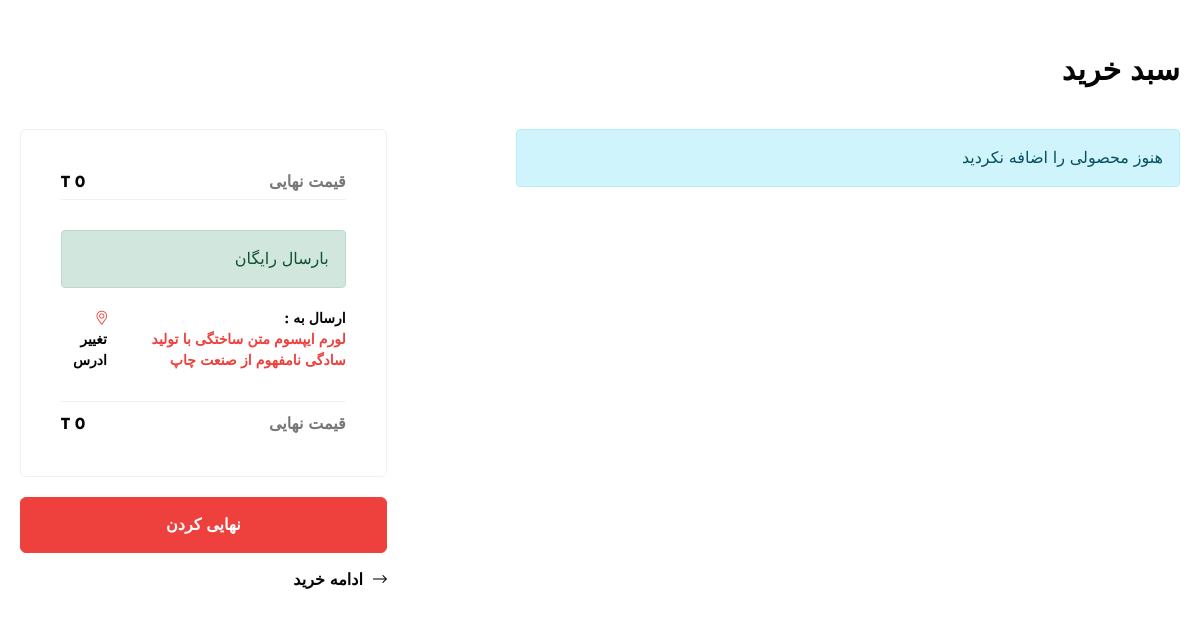
Page /order/User-basket-details/ (signed in) on the earlier database version.
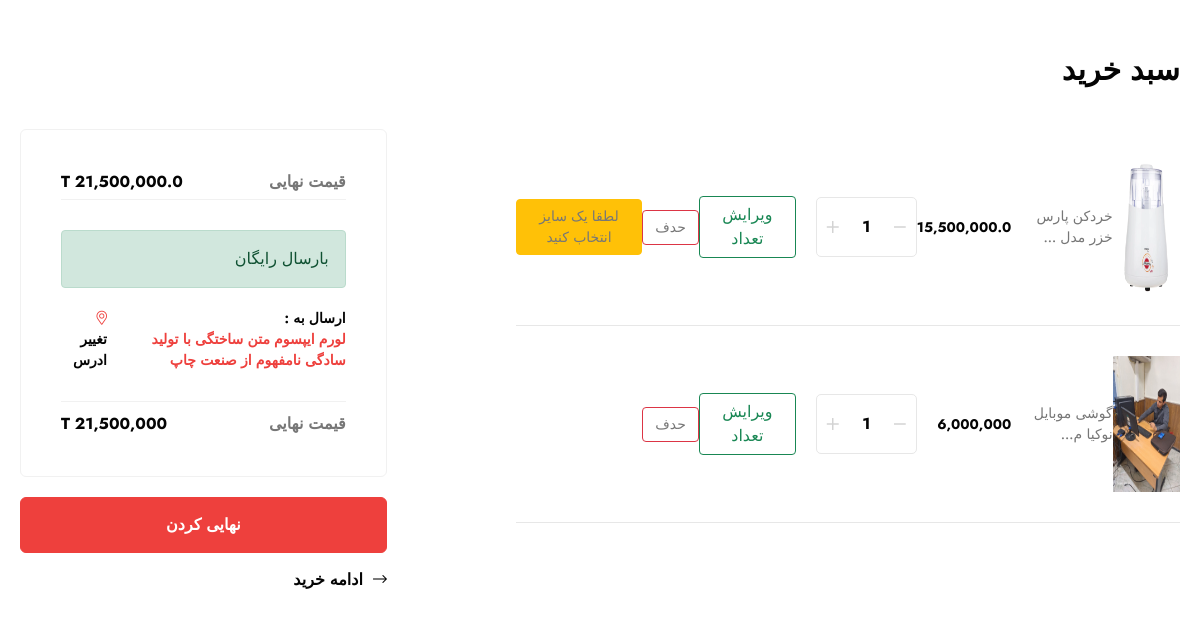
Same page on the later database version.
### AESOrder/models.py (models this page shows, shortened)
class Order(models.Model):
    user = models.ForeignKey(User, on_delete=models.CASCADE, related_name='orders', verbose_name='کاربر')
    created = models.DateTimeField(auto_now_add=True, verbose_name='زمان ساختن')
    is_active = models.BooleanField(default=True, verbose_name='فعال بودن')
    is_paid = models.BooleanField(default=False, verbose_name='پرداخت شده')
    payment_code = models.CharField(max_length=100, verbose_name='کد پرداخت', null=True, blank=True, )
    payment_date = models.DateField(null=True, blank=True, verbose_name='تاریخ پرداخت')
    total_price = models.BigIntegerField(default=0, verbose_name='قیمت نهایی کل')
    send_price = models.BigIntegerField(default=0, verbose_name='قیمت ارسال')
    is_complete = models.BooleanField(default=False, verbose_name='تکمیل توسط کاربر') # for send to admin
    active = OrderManager()
    objects = models.Manager()
    def get_final_price(self):
        total_price = 0
        if self.is_paid:
            for detail in self.details.all():
                total_price += detail.FinalPrice * detail.count
        else:
            for detail in self.details.all():
                if detail.product.off is not None or int(detail.product.off if detail.product.off is not None else 0) > 0:
                    total_price += (detail.product.price * (1 - (detail.product.off/100) )) * detail.count
                else:
                    total_price += detail.product.price * detail.count
        return total_price
    class Meta:
        verbose_name = 'سبد خرید'
        verbose_name_plural = 'سبد های خرید'

class OrderDetail(models.Model):
    order = models.ForeignKey(Order, on_delete=models.CASCADE, related_name='details', verbose_name='سبد خرید')
    product = models.ForeignKey(Product, on_delete=models.CASCADE, related_name='orderDetails', verbose_name='محصول')
    FinalPrice = models.IntegerField(null=True, blank=True, verbose_name='قیمت نهایی')
    count = models.IntegerField(null=True, blank=True, verbose_name='تعداد')
    size = models.CharField(max_length=100, null=True, blank=True, verbose_name='سایز')
    is_active = models.BooleanField(default=True, verbose_name='فعال بودن')
    created = models.DateTimeField(auto_now_add=True, verbose_name='زمان ساختن')
    objects = models.Manager()
    active = OrderDetailManager()
    class Meta:
        verbose_name = 'جزییات سبد خرید'
        verbose_name_plural = 'جزییات سبد های خرید'

### AESAccount/models.py (models this page shows, shortened)
class User(AbstractUser):
    username_validator = ASCIIUsernameValidator()
    avatar = models.ImageField(upload_to='user/avatar', null=True, blank=True, verbose_name='پروفایل')
    addr = models.TextField(null=True, blank=True, verbose_name='ادرس')
    phone = models.IntegerField(null=True, blank=True, verbose_name='شماره موبایل')
    email_verified = models.BooleanField(default=False, verbose_name='فعال بودن ایمیل')
    is_active = models.BooleanField(default=False, verbose_name='فعال بودن کاربر')
    is_delete = models.BooleanField(default=False, verbose_name='حذف کاربر')
    post = models.CharField(null=True, blank=True, verbose_name='کد پستی', max_length=80)
    email_validation_code = models.CharField(null=True, blank=True, verbose_name='کد ایمیل', max_length=80)
    class Meta:
        verbose_name = 'کاربر'
        verbose_name_plural = 'کاربران'

### AESProduct/models.py (models this page shows, shortened)
class Product(models.Model):
    title = models.CharField(max_length=100, verbose_name='عنوان محصول')
    description = models.TextField(verbose_name='توضیحات')
    short_description = models.TextField(verbose_name='توضیحات کوتاه')
    price = models.IntegerField(verbose_name='قیمت (تومان)')
    stock = models.IntegerField(verbose_name='موجودی')
    image = models.ImageField(upload_to='products/', verbose_name='عکس')
    rating = models.IntegerField(null=True, blank=True, default=0,
                                 validators=[MinValueValidator(0), MaxValueValidator(5)], verbose_name='میانگین ریت ها')
    more_details = models.TextField(verbose_name='توضیحات اضافی', null=True, blank=True)
    created_at = models.DateTimeField(auto_now_add=True, editable=False)
    update_at = models.DateTimeField(auto_now_add=True, verbose_name='تاریخ بروز رسانی')
    slug = models.SlugField(verbose_name='نام در url (باید انگلیسی باشد)')
    is_active = models.BooleanField(default=True, verbose_name='فعال')
    is_delete = models.BooleanField(default=False, verbose_name='حذف')
    off = models.FloatField(null=True, blank=True, verbose_name='تخفیف',
                            validators=[MinValueValidator(1), MaxValueValidator(100)])
    new = models.BooleanField(default=False, verbose_name='جدید')
    has_size = models.BooleanField(default=False, verbose_name="داشتن سایز برای محصول")
    active = ProductManager()
    class Meta:
        verbose_name = 'محصول'
        verbose_name_plural = 'محصول ها'

### AESOrder/views.py (the view)
# urls.py: path('User-basket-details/', User_basket_details, name='User.basket.details'),
@login_required
def User_basket_details(request):
    user = request.user
    order = Order.active.get_or_create(user=user, is_complete=False, is_paid=False)[0]
    order_detail = OrderDetail.active.filter(order=order).prefetch_related('product').all()
    context = {
        'order_detail': order_detail,
        'order': order
    }
    return render(request, 'AESOrder/cart.html', context)

### AESOrder/models.py (called while the page is built)
    def get_queryset(self):
        return super().get_queryset().filter(is_active=True, is_paid=False)

    def get_queryset(self):
        return super().get_queryset().filter(is_active=True)

### AESProduct/templatetags/Ptags.py (called while the page is built)
@register.filter
def tdc(value: int):
    return ('{:,}'.format(value))

@register.filter
def discount(price: int, discount: int):
    discount_price = price * (discount / 100)
    return '{:,}'.format(price - discount_price)

@register.filter
def Sum(a, b):
    return '{:,}'.format(a + b)

### templates/AESOrder/cart.html (shortened to what this page needs)
{% extends 'Layouts/Base.html' %}
{% load Ptags %}
{% block content %}
    <div class="rts-cart-section">
        <div class="container">
            <h4 class="section-title">سبد خرید</h4>
            <div class="row justify-content-between">
                <div class="col-xl-7">
                    <div class="cart-table-area">
                        <table class="table table-bordered table-hover">
                            <tbody>
                            {% if not order_detail %}
                                <div class="alert alert-info">
                                    هنوز محصولی را اضافه نکردید
                                </div>
                            {% endif %}
                            {% for detail in order_detail %}
                                <tr>
                                    <td>
                                        <a href="{% url 'product.details.product' pk=detail.product.id %}">
                                            <div class="product-thumb">
                                                <img src="{{ detail.product.image.url }}"
                                                     alt="product-thumb" height="136px" width="120px">
                                            </div>
                                        </a>
                                    </td>
                                    <td>
                                        <a href="{% url 'product.details.product' pk=detail.product.id %}">
                                            <div class="product-title-area">
                                                <span class="pretitle">{{ detail.product.title|truncatechars:20 }}</span>
                                            </div>
                                        </a>
                                    </td>
                                    <td>
                                        {% if detail.product.off %}
                                            <span class="product-price">{{ detail.product.price|discount:detail.product.off }}</span>
                                        {% else %}
                                            <span class="product-price">{{ detail.product.price|tdc }}</span>
                                        {% endif %}
                                    </td>
                                    <td>
                                        <form action="{% url 'User.change.count.basket.details' %}" method="post">
                                            <div class="cart-edit">
                                                <div class="quantity-edit">
                                                    <button type="button" onclick="" class="button"><i
                                                            class="fal fa-minus minus"></i></button>
                                                    <input type="text" id="counterCarPage" class="input"
                                                           value="{{ detail.count }}" name="count"/>
                                                    <button type="button" onclick="" class="button plus">+<i
                                                            class="fal fa-plus plus"></i></button>
                                                </div>
                                            </div>
                                    </td>
                                    <td>
                                        <button type="submit" onclick="" class="btn btn-outline-success">ویرایش تعداد
                                        </button>
                                    </td>
                                    <td class="last-td">
                                        <form action="{% url 'User.remove.basket.details' %}" method="post">
                                            <button class="remove-btn btn btn-outline-danger">حدف</button>
                                        </form>
                                    </td>
                                    {% if detail.product.has_size %}
                                        {% if detail.size %}
                                            <td class="last-td">
                                                <a href="{% url 'product.details.product' pk=detail.product.id %}">
                                                    <button class="remove-btn btn btn-info">
                                                        سایز : {{ detail.size }}
                                                    </button>
                                                </a>
                                            </td>
                                        {% else %}
                                            <td class="last-td">
                                                <a href="{% url 'product.details.product' pk=detail.product.id %}">
                                                    <button class="remove-btn btn btn-warning">لطقا یک سایز انتخاب
                                                        کنید
                                                    </button>
                                                </a>
                                            </td>
                                        {% endif %}
                                    {% endif %}
                                </tr>
                            {% endfor %}
                            </tbody>
                        </table>
                    </div>
                </div>
                <div class="col-xl-4">
                    <div class="checkout-box">
                        <div class="checkout-box-inner">
                            <div class="subtotal-area">
                                <span class="title">قیمت نهایی</span>
                                <span class="subtotal-price">T {{ order.get_final_price|tdc }}  </span>
                            </div>
                            <div class="shipping-check">
                                <div class="check-options">
                                    {% if order.send_price > 0 %}
                                        <div class="alert alert-info">
                                            <p>
                                                هزینه ارسال : {{ order.send_price|tdc }} تومان
                                            </p>
                                        </div>
                                    {% else %}
                                        <div class="alert alert-success">
                                            بارسال رایگان
                                        </div>
                                    {% endif %}
                                </div>
                            </div>
                            <div class="shipping-location">
                                <span class="shipping-to">ارسال به : <span>{{ request.user.addr }}</span></span>
                                <span class="change-address"><i
                                        class="fal fa-map-marker-alt mr--5"></i>
                                <a href="{% url 'Dashboard.account' %}">
                                    تغییر ادرس
                                </a>
                                </span>
                            </div>
                            <div class="total-area">
                                <span class="title">قیمت نهایی</span>
                                <span class="total-price">T {{ order.total_price|Sum:order.send_price }}</span>
                            </div>
                        </div>
                        <a href="{% url 'User.complete.order' %}" class="procced-btn">
                            نهایی کردن
                        </a>
                        <a href="{% url 'product.list.product' %}" class="continue-shopping"><i
                                class="fal fa-long-arrow-left"></i>
                            ادامه خرید
                        </a>
                    </div>
                </div>
            </div>
        </div>
    </div>
{% endblock %}

### templates/Layouts/Base.html (shortened to what this page needs)
{% load static %}
{% load render_partial %}
<!DOCTYPE html>
<html lang="en" class="darkmode" data-theme="light" dir="rtl">
<head>
    {% include 'Layouts/Header/References/HeaderReferences.html' %}
</head>
<body>
    {% block content %}
    {% endblock %}
</body>
</html>

### templates/Layouts/Header/References/HeaderReferences.html (shortened to what this page needs)
{% load static %}
<link rel="stylesheet" type="text/css" href="../../../../static/css/bootstrap.min.css">
<link rel="stylesheet" type="text/css" href="../../../../static/css/all.min.css">
<link rel="stylesheet" type="text/css" href="../../../../static/css/rt-icons.css">
<link rel="stylesheet" type="text/css" href="../../../../static/css/animate.min.css">
<link rel="stylesheet" type="text/css" href="../../../../static/css/magnific-popup.css">
<link rel="stylesheet" type="text/css" href="../../../../static/css/swiper-bundle.min.css">
<link rel="stylesheet" type="text/css" href="../../../../static/css/metisMenu.css">
<link rel="stylesheet" type="text/css" href="../../../../static/css/rtsmenu.css">
<link rel="stylesheet" type="text/css" href="../../../../static/css/preloader.css">
<link rel="stylesheet" type="text/css" href="../../../../static/css/variables/variable7.css">
<link rel="stylesheet" type="text/css" href="../../../../static/css/main.css">

### templates/Layouts/Footer/References/FooterReferences.html (shortened to what this page needs)
{% load static %}

### static/css/variables/variable7.css (style rules this page uses)
:root { --theme-color: #bc5b1f; }

Differences in the rows shown:
added OrderDetail: product.image (picture), product "خردکن پارس خزر مدل …", product.price|discount "15,500,000.0", count "1", shows "لطقا یک سایز انتخاب کنید"
added OrderDetail: product.image (picture), product "گوشی موبایل نوکیا م…", product.price|tdc "6,000,000", count "1"
changed Order: get_final_price|tdc "0" → "21,500,000.0"; total_price|Sum "0" → "21,500,000"
Other differences:
text no longer shown: "هنوز محصولی را اضافه نکردید"
